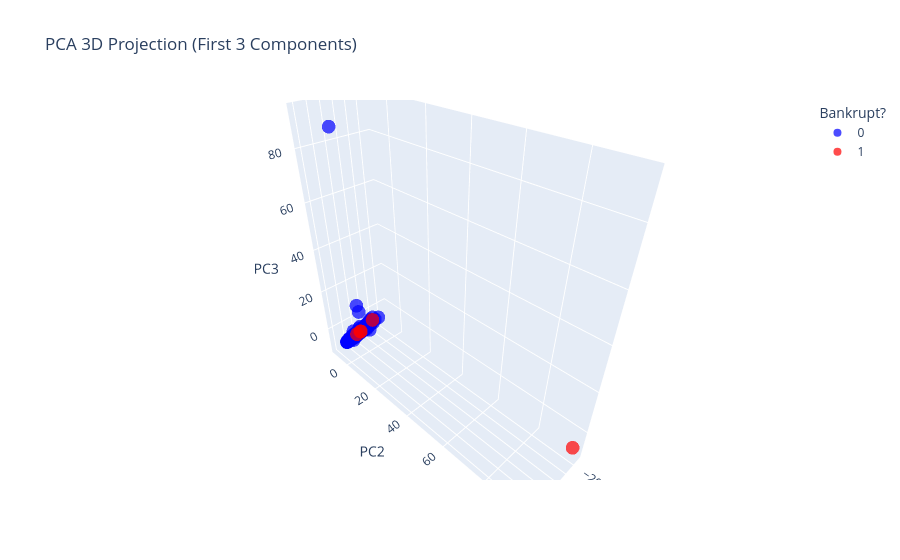

Notebook code cell kept with this figure:
### Markdown cell above
## 5. PCA Visualization
Visualizing the components chosen.

### Code cell
pca_vis = PCA(n_components=best_n, random_state=RANDOM_STATE)
X_scaled = StandardScaler().fit_transform(X)
X_pca = pca_vis.fit_transform(X_scaled)

# Scree Plot
plt.figure(figsize=(8, 4))
plt.plot(range(1, best_n + 1), np.cumsum(pca_vis.explained_variance_ratio_), marker='o', linestyle='--')
plt.xlabel('Number of Components')
plt.ylabel('Cumulative Explained Variance')
plt.title('Scree Plot')
plt.grid(True)
plt.show()


import plotly.express as px


pca_df = pd.DataFrame(
    data=X_pca[:, :3], 
    columns=['PC1', 'PC2', 'PC3']
)
pca_df['Bankrupt?'] = y.astype(str)  

fig = px.scatter_3d(
    pca_df, 
    x='PC1', 
    y='PC2', 
    z='PC3',
    color='Bankrupt?',
    color_discrete_map={'0': 'blue', '1': 'red'},
    opacity=0.7,
    title='PCA 3D Projection (First 3 Components)'
)

fig.show()

### Figure 1 — Plotly figure (JSON) as saved in the notebook; plotly's stock layout.template omitted (floating-point values rounded to 4 significant figures; data arrays with more than 128 entries replaced by an {"elided": "..."} marker saying what was removed)
{"data": [{"hovertemplate": "Bankrupt?=0<br>PC1=%{x}<br>PC2=%{y}<br>PC3=%{z}<extra></extra>", "legendgroup": "0", "marker": {"color": "blue", "opacity": 0.7, "symbol": "circle"}, "mode": "markers", "name": "0", "scene": "scene", "showlegend": true, "type": "scatter3d", "x": {"elided": "1974 float values"}, "y": {"elided": "1974 float values"}, "z": {"elided": "1974 float values"}}, {"hovertemplate": "Bankrupt?=1<br>PC1=%{x}<br>PC2=%{y}<br>PC3=%{z}<extra></extra>", "legendgroup": "1", "marker": {"color": "red", "opacity": 0.7, "symbol": "circle"}, "mode": "markers", "name": "1", "scene": "scene", "showlegend": true, "type": "scatter3d", "x": [-1.87, -1.618, -23.67, -10.47, 0.3897], "y": [-0.05417, -0.1056, 94.76, -2.866, 0.1048], "z": [0.1991, 0.2738, -10.61, 0.1206, 0.06005]}], "layout": {"legend": {"title": {"text": "Bankrupt?"}, "tracegroupgap": 0}, "scene": {"domain": {"x": [0, 1], "y": [0, 1]}, "xaxis": {"title": {"text": "PC1"}}, "yaxis": {"title": {"text": "PC2"}}, "zaxis": {"title": {"text": "PC3"}}}, "title": {"text": "PCA 3D Projection (First 3 Components)"}}}
